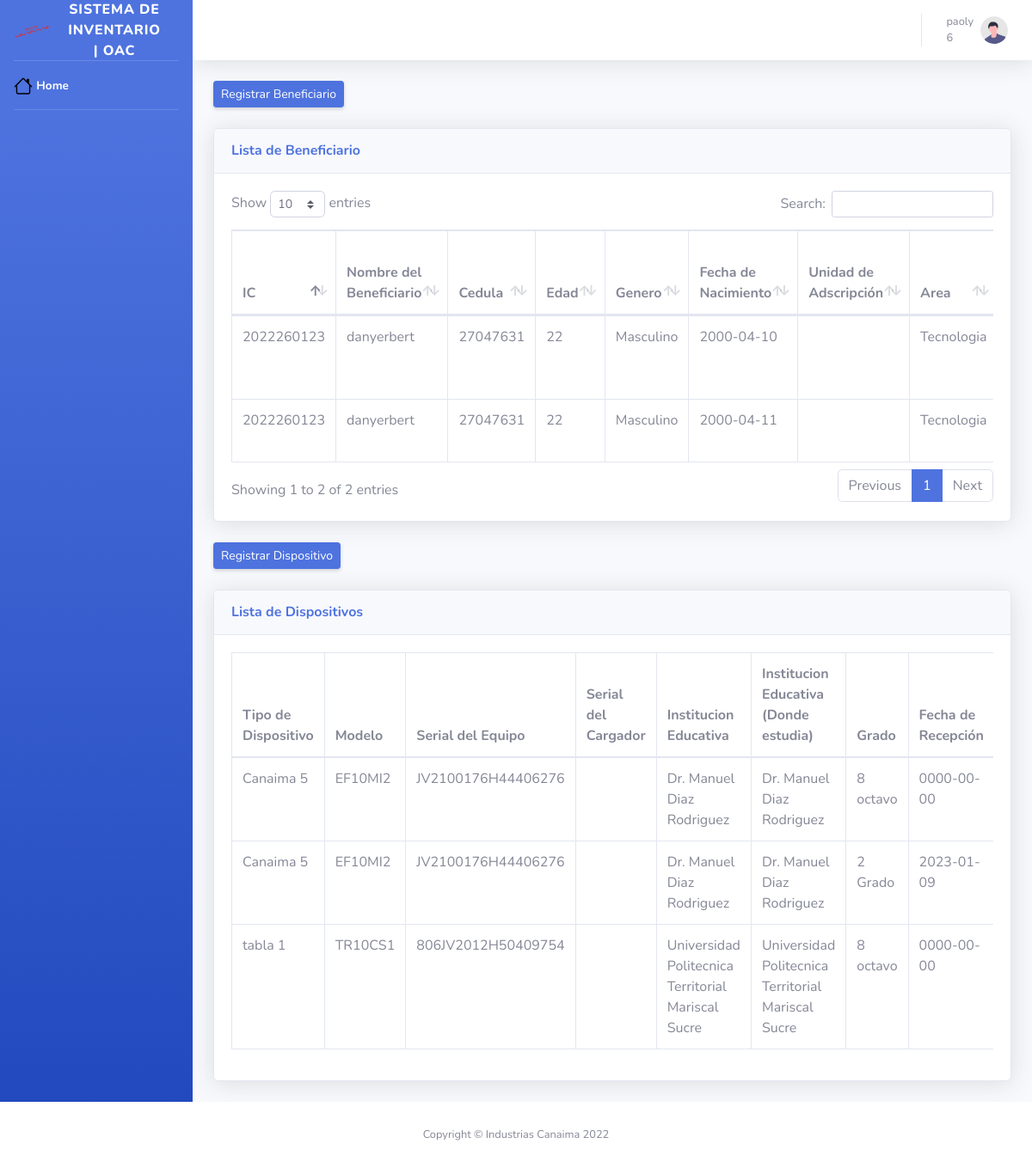
Page /analista.php (signed in) on the committed database.
### tables this page shows
CREATE TABLE IF NOT EXISTS `datos_del_entregante` (
  `id_datos_del_entregante` int(11) NOT NULL AUTO_INCREMENT,
  `ic` int(60) NOT NULL,
  `nombre_del_beneficiario` varchar(60) NOT NULL,
  `cedula` int(20) NOT NULL,
  `edad` int(11) NOT NULL,
  `Id_genero` int(11) NOT NULL,
  `fecha_de_nacimiento` date NOT NULL,
  `unidad_de_adscripcion` varchar(60) NOT NULL,
  `id_area` int(11) NOT NULL,
  `id_cargo` int(11) NOT NULL,
  `nombre_del_representante` varchar(60) NOT NULL,
  `correo` varchar(20) NOT NULL,
  `telefono` varchar(20) NOT NULL,
  `estado` int(11) NOT NULL,
  `municipio` varchar(60) NOT NULL,
  `direccion` varchar(150) NOT NULL,
  `posee_discapacidad_o_condicion` varchar(20) NOT NULL,
  `descripcion_discapacidad_condicion` varchar(60) NOT NULL,
  `id_tipo_de_equipo` int(11) NOT NULL,
  `id_origen` int(11) NOT NULL,
  PRIMARY KEY (`id_datos_del_entregante`),
  KEY `Id_genero` (`Id_genero`),
  KEY `id_area` (`id_area`),
  KEY `id_carga` (`id_cargo`),
  KEY `id_datos_del_dispositivo` (`id_tipo_de_equipo`),
  KEY `id_origen` (`id_origen`),
  KEY `estado` (`estado`),
  CONSTRAINT `datos_del_entregante_ibfk_1` FOREIGN KEY (`Id_genero`) REFERENCES `genero` (`id_genero`) ON DELETE CASCADE ON UPDATE CASCADE,
  CONSTRAINT `datos_del_entregante_ibfk_2` FOREIGN KEY (`id_area`) REFERENCES `area` (`id_area`) ON DELETE CASCADE ON UPDATE CASCADE,
  CONSTRAINT `datos_del_entregante_ibfk_3` FOREIGN KEY (`id_cargo`) REFERENCES `cargo` (`id_cargo`) ON DELETE CASCADE ON UPDATE CASCADE,
  CONSTRAINT `datos_del_entregante_ibfk_5` FOREIGN KEY (`id_origen`) REFERENCES `origen` (`id_origen`),
  CONSTRAINT `datos_del_entregante_ibfk_6` FOREIGN KEY (`estado`) REFERENCES `estados_venezuela` (`id_estados`),
  CONSTRAINT `datos_del_entregante_ibfk_7` FOREIGN KEY (`id_tipo_de_equipo`) REFERENCES `tipo_de_equipo` (`id_tipo_de_equipo`)
);

CREATE TABLE IF NOT EXISTS `genero` (
  `id_genero` int(11) NOT NULL AUTO_INCREMENT,
  `genero` varchar(10) NOT NULL,
  PRIMARY KEY (`id_genero`)
);

CREATE TABLE IF NOT EXISTS `area` (
  `id_area` int(11) NOT NULL AUTO_INCREMENT,
  `nombre_del_area` varchar(150) NOT NULL,
  PRIMARY KEY (`id_area`)
);

CREATE TABLE IF NOT EXISTS `datos_del_dispotivo` (
  `id_datos_del_dispositivo` int(11) NOT NULL AUTO_INCREMENT,
  `id_tipo_de_dispositivo` int(11) NOT NULL,
  `serial_equipo` varchar(60) NOT NULL,
  `serial_de_migracion` varchar(60) NOT NULL,
  `serial_de_cargador` varchar(60) NOT NULL,
  `serial_de_cargador_salida` varchar(60) NOT NULL,
  `pertenencia_del_equipo` varchar(60) NOT NULL,
  `institucion_educativa` varchar(60) NOT NULL,
  `institucion_donde_estudia` varchar(60) NOT NULL,
  `fecha_de_recepcion` date NOT NULL,
  `estado_recepcion_equipo` int(11) NOT NULL,
  `fecha_de_entrega` int(10) NOT NULL,
  `responsable` varchar(60) NOT NULL,
  `observaciones` varchar(150) NOT NULL,
  `equipo_reincidio` varchar(150) NOT NULL,
  `id_roles` int(11) NOT NULL,
  `id_origen` int(11) NOT NULL,
  `id_grado` int(11) NOT NULL,
  `id_estatus` int(11) NOT NULL,
  `id_motivo` int(11) NOT NULL,
  `id_datos_del_beneficiario` int(11) NOT NULL,
  PRIMARY KEY (`id_datos_del_dispositivo`),
  KEY `id_origen` (`id_origen`),
  KEY `id_grado` (`id_grado`),
  KEY `id_roles` (`id_roles`),
  KEY `id_tipo_de_dispositivo` (`id_tipo_de_dispositivo`),
  KEY `id_estatus` (`id_estatus`),
  KEY `id_motivo` (`id_motivo`),
  KEY `estado_recepcion_equipo` (`estado_recepcion_equipo`),
  CONSTRAINT `datos_del_dispotivo_ibfk_10` FOREIGN KEY (`estado_recepcion_equipo`) REFERENCES `tipo_estado` (`id`),
  CONSTRAINT `datos_del_dispotivo_ibfk_2` FOREIGN KEY (`id_roles`) REFERENCES `roles` (`id_roles`),
  CONSTRAINT `datos_del_dispotivo_ibfk_4` FOREIGN KEY (`id_origen`) REFERENCES `origen` (`id_origen`) ON DELETE CASCADE ON UPDATE CASCADE,
  CONSTRAINT `datos_del_dispotivo_ibfk_5` FOREIGN KEY (`id_grado`) REFERENCES `grado` (`id_grado`) ON DELETE CASCADE ON UPDATE CASCADE,
  CONSTRAINT `datos_del_dispotivo_ibfk_7` FOREIGN KEY (`id_tipo_de_dispositivo`) REFERENCES `tipo_de_equipo` (`id_tipo_de_equipo`) ON DELETE CASCADE ON UPDATE CASCADE,
  CONSTRAINT `datos_del_dispotivo_ibfk_8` FOREIGN KEY (`id_estatus`) REFERENCES `estatus` (`id_estatus`),
  CONSTRAINT `datos_del_dispotivo_ibfk_9` FOREIGN KEY (`id_motivo`) REFERENCES `motivo` (`id_motivo`)
);

CREATE TABLE IF NOT EXISTS `tipo_de_equipo` (
  `id_tipo_de_equipo` int(11) NOT NULL AUTO_INCREMENT,
  `nombre` varchar(20) NOT NULL,
  `modelo` varchar(30) NOT NULL,
  `estado` varchar(60) NOT NULL,
  `cant_act` int(11) NOT NULL,
  `stock` int(11) NOT NULL,
  PRIMARY KEY (`id_tipo_de_equipo`)
);

CREATE TABLE IF NOT EXISTS `grado` (
  `id_grado` int(11) NOT NULL AUTO_INCREMENT,
  `grado` varchar(60) NOT NULL,
  PRIMARY KEY (`id_grado`)
);

### content/analista-view.php (shortened to what this page needs)
<div class="container-fluid">
    <div class="d-sm-flex align-items-center justify-content-between mb-4">
        <a href="#" class="d-none d-sm-inline-block btn btn-sm btn-primary shadow-sm" data-toggle="modal"
            data-target="#exampleModal"> Registrar Beneficiario</a>
    </div>
    <div class="card shadow mb-4">
        <div class="card-header py-3">
            <h6 class="m-0 font-weight-bold text-primary">Lista de Beneficiario</h6>
        </div>
        <div class="card-body">
            <div class="table-responsive">
                <table class="table table-bordered" id="dataTable" width="100%" cellspacing="0">
                    <thead>
                        <tr>
                            <th>IC</th>
                            <th>Nombre del Beneficiario</th>
                            <th>Cedula</th>
                            <th>Edad</th>
                            <th>Genero</th>
                            <th>Fecha de Nacimiento</th>
                            <th>Unidad de Adscripción</th>
                            <th>Area</th>
                        </tr>
                    </thead>
                    <tbody>
                        <?php
                            while ($row = $resultado->fetch_assoc()) {
                        ?>
                        <tr>
                            <td><?php echo $row['ic']; ?></td>
                            <td><?php echo $row['nombre_del_beneficiario']; ?></td>
                            <td><?php echo $row['cedula']; ?></td>
                            <td><?php echo $row['edad']; ?></td>
                            <td><?php echo $row['genero']; ?></td>
                            <td><?php echo $row['fecha_de_nacimiento']; ?></td>
                            <td><?php echo $row['unidad_de_adscripcion']; ?></td>
                            <td><?php echo $row['nombre_del_area']; ?></td>
                        </tr>
                        <?php
                                        }
                                        ?>
                    </tbody>
                </table>
            </div>
        </div>
    </div>
    <div class="d-sm-flex align-items-center justify-content-between mb-4">
        <a href="#" class="d-none d-sm-inline-block btn btn-sm btn-primary shadow-sm" data-toggle="modal"
            data-target="#modalDispo"> Registrar Dispositivo</a>
    </div>
    <div class="card shadow mb-4">
        <div class="card-header py-3">
            <h6 class="m-0 font-weight-bold text-primary">Lista de Dispositivos</h6>
        </div>
        <div class="card-body">
            <div class="table-responsive">
                <table class="table table-bordered" id="dataTable2" width="100%" cellspacing="0">
                    <thead>
                        <tr>
                            <th>Tipo de Dispositivo</th>
                            <th>Modelo</th>
                            <th>Serial del Equipo</th>
                            <th>Serial del Cargador</th>
                            <th>Institucion Educativa</th>
                            <th>Institucion Educativa (Donde estudia)</th>
                            <th>Grado</th>
                            <th>Fecha de Recepción</th>
                        </tr>
                    </thead>
                    <tbody>
                        <?php
                            while ($row8 = $resultado8->fetch_assoc()) {
                        ?>
                        <tr>
                            <td><?php echo $row8['nombre']; ?></td>
                            <td><?php echo $row8['modelo']; ?></td>
                            <td><?php echo $row8['serial_equipo']; ?></td>
                            <td><?php echo $row8['serial_de_cargador']; ?></td>
                            <td><?php echo $row8['institucion_educativa']; ?></td>
                            <td><?php echo $row8['institucion_donde_estudia']; ?></td>
                            <td><?php echo $row8['grado']; ?></td>
                            <td><?php echo $row8['fecha_de_recepcion']; ?></td>
                        </tr>
                        <?php
                            };
                        ?>
                    </tbody>
                </table>
                <?php
                    include "modalDeRegistroDis.php";
                    include "modalEditDis.php";
                ?>
            </div>
        </div>
    </div>
</div>
</div>

### rows in the picture
datos_del_entregante: ic "2022260123", nombre_del_beneficiario "danyerbert", cedula "27047631", edad "22", Id_genero.genero "Masculino", fecha_de_nacimiento "2000-04-10", id_area.nombre_del_area "Tecnologia"
datos_del_entregante: ic "2022260123", nombre_del_beneficiario "danyerbert", cedula "27047631", edad "22", Id_genero.genero "Masculino", fecha_de_nacimiento "2000-04-11", id_area.nombre_del_area "Tecnologia"
datos_del_dispotivo: id_tipo_de_dispositivo.nombre "Canaima 5", id_tipo_de_dispositivo.modelo "EF10MI2", serial_equipo "JV2100176H44406276", institucion_educativa "Dr. Manuel Diaz Rodriguez", institucion_donde_estudia "Dr. Manuel Diaz Rodriguez", id_grado.grado "8 octavo", fecha_de_recepcion "0000-00-00"
datos_del_dispotivo: id_tipo_de_dispositivo.nombre "Canaima 5", id_tipo_de_dispositivo.modelo "EF10MI2", serial_equipo "JV2100176H44406276", institucion_educativa "Dr. Manuel Diaz Rodriguez", institucion_donde_estudia "Dr. Manuel Diaz Rodriguez", id_grado.grado "2 Grado", fecha_de_recepcion "2023-01-09"
datos_del_dispotivo: id_tipo_de_dispositivo.nombre "tabla 1", id_tipo_de_dispositivo.modelo "TR10CS1", serial_equipo "806JV2012H50409754", institucion_educativa "Universidad Politecnica Territorial Mariscal Sucre", institucion_donde_estudia "Universidad Politecnica Territorial Mariscal Sucre", id_grado.grado "8 octavo", fecha_de_recepcion "0000-00-00"

### other values in the picture
company "SISTEMA DE INVENTARIO | OAC"
$usuario "paoly"
$rol "6"
